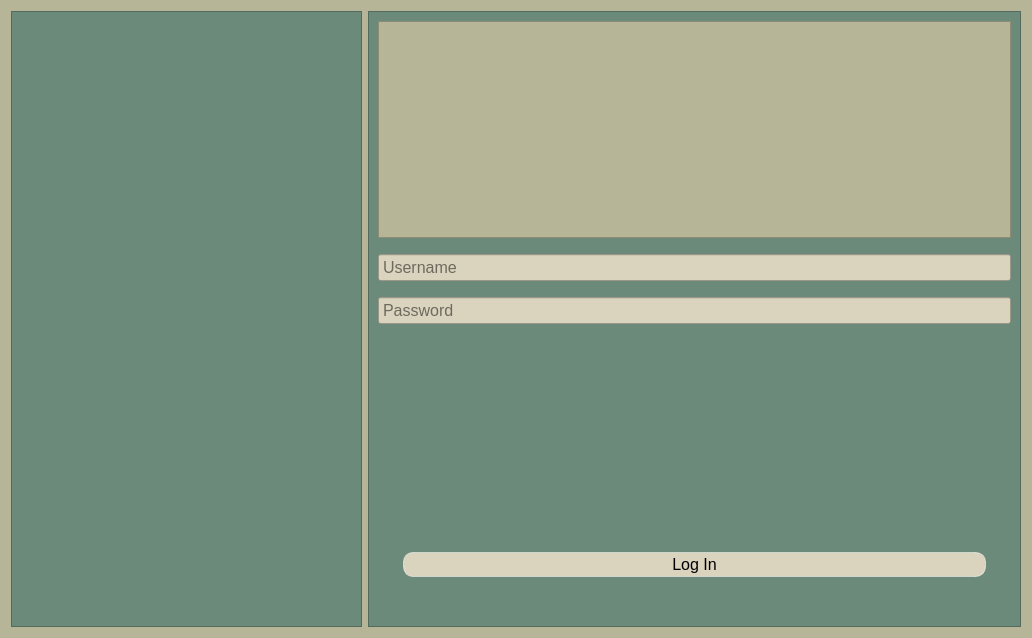
<?xml version="1.0" encoding="UTF-8"?>
<ui version="4.0">
 <class>LoginPage</class>
 <widget class="QWidget" name="LoginPage">
  <property name="geometry">
   <rect>
    <x>0</x>
    <y>0</y>
    <width>1032</width>
    <height>638</height>
   </rect>
  </property>
  <property name="maximumSize">
   <size>
    <width>1032</width>
    <height>638</height>
   </size>
  </property>
  <property name="windowTitle">
   <string>Log In</string>
  </property>
  <property name="styleSheet">
   <string notr="true">QWidget{
 background-color: rgb(183, 181, 151);
}</string>
  </property>
  <layout class="QHBoxLayout" name="horizontalLayout">
   <item>
    <widget class="QFrame" name="frame_2">
     <property name="maximumSize">
      <size>
       <width>635</width>
       <height>616</height>
      </size>
     </property>
     <property name="styleSheet">
      <string notr="true">QFrame{
background-color: rgb(107, 138, 122)
}</string>
     </property>
     <property name="frameShape">
      <enum>QFrame::StyledPanel</enum>
     </property>
     <property name="frameShadow">
      <enum>QFrame::Raised</enum>
     </property>
     <layout class="QGridLayout" name="gridLayout">
      <item row="0" column="0">
       <widget class="QLabel" name="label">
        <property name="text">
         <string/>
        </property>
        <property name="pixmap">
         <pixmap>images/technicianBackground.png</pixmap>
        </property>
        <property name="scaledContents">
         <bool>true</bool>
        </property>
       </widget>
      </item>
     </layout>
    </widget>
   </item>
   <item>
    <widget class="QFrame" name="frame">
     <property name="maximumSize">
      <size>
       <width>653</width>
       <height>616</height>
      </size>
     </property>
     <property name="styleSheet">
      <string notr="true">QFrame{
background-color: rgb(107, 138, 122)
}</string>
     </property>
     <property name="frameShape">
      <enum>QFrame::StyledPanel</enum>
     </property>
     <property name="frameShadow">
      <enum>QFrame::Raised</enum>
     </property>
     <layout class="QVBoxLayout" name="verticalLayout">
      <item>
       <widget class="QFrame" name="frame_3">
        <property name="maximumSize">
         <size>
          <width>16777215</width>
          <height>350</height>
         </size>
        </property>
        <property name="styleSheet">
         <string notr="true">QFrame{
 background-color: rgb(183, 181, 151);
}</string>
        </property>
        <property name="frameShape">
         <enum>QFrame::StyledPanel</enum>
        </property>
        <property name="frameShadow">
         <enum>QFrame::Raised</enum>
        </property>
        <layout class="QGridLayout" name="gridLayout_2">
         <item row="0" column="0">
          <widget class="QLabel" name="label_2">
           <property name="text">
            <string/>
           </property>
           <property name="pixmap">
            <pixmap>images/ptt-logo.png</pixmap>
           </property>
           <property name="scaledContents">
            <bool>true</bool>
           </property>
          </widget>
         </item>
        </layout>
       </widget>
      </item>
      <item>
       <spacer name="verticalSpacer_2">
        <property name="orientation">
         <enum>Qt::Vertical</enum>
        </property>
        <property name="sizeType">
         <enum>QSizePolicy::Maximum</enum>
        </property>
        <property name="sizeHint" stdset="0">
         <size>
          <width>10</width>
          <height>10</height>
         </size>
        </property>
       </spacer>
      </item>
      <item>
       <widget class="QLineEdit" name="username">
        <property name="styleSheet">
         <string notr="true">QLineEdit{
background-color: rgb(218, 211, 190);
color: black;


font-size: 16px;
padding:2px;
text-align: center;


}

QLineEdit:hover {
background-color: rgba(255, 255, 255, 0.3);
}

</string>
        </property>
        <property name="maxLength">
         <number>20</number>
        </property>
        <property name="placeholderText">
         <string>Username</string>
        </property>
        <property name="clearButtonEnabled">
         <bool>true</bool>
        </property>
       </widget>
      </item>
      <item>
       <spacer name="verticalSpacer">
        <property name="orientation">
         <enum>Qt::Vertical</enum>
        </property>
        <property name="sizeType">
         <enum>QSizePolicy::Maximum</enum>
        </property>
        <property name="sizeHint" stdset="0">
         <size>
          <width>10</width>
          <height>10</height>
         </size>
        </property>
       </spacer>
      </item>
      <item>
       <widget class="QLineEdit" name="password">
        <property name="maximumSize">
         <size>
          <width>1111</width>
          <height>16777215</height>
         </size>
        </property>
        <property name="styleSheet">
         <string notr="true">QLineEdit{
background-color: rgb(218, 211, 190);
color: black;


font-size: 16px;
padding:2px;
text-align: center;


}

QLineEdit:hover {
background-color: rgba(255, 255, 255, 0.3);
}

QLineEdit:pressed {
background-color: rgba(255, 255, 255, 0.1);
}
</string>
        </property>
        <property name="maxLength">
         <number>20</number>
        </property>
        <property name="echoMode">
         <enum>QLineEdit::Password</enum>
        </property>
        <property name="placeholderText">
         <string>Password</string>
        </property>
        <property name="clearButtonEnabled">
         <bool>true</bool>
        </property>
       </widget>
      </item>
      <item>
       <widget class="QLabel" name="notification">
        <property name="text">
         <string/>
        </property>
       </widget>
      </item>
      <item>
       <widget class="QPushButton" name="login">
        <property name="styleSheet">
         <string notr="true">QPushButton{
background-color: rgb(218, 211, 190);
color: black;
border: 1px solid rgba(255, 255, 255, 0.5);
border-radius: 10px;
font-size: 16px;
padding:2px;
text-align: center;
margin-left: 25px;
margin-right:25px;
}

QPushButton:hover {
background-color: rgba(255, 255, 255, 0.3);
}

QPushButton:pressed {
background-color: rgba(255, 255, 255, 0.1);
}
</string>
        </property>
        <property name="text">
         <string>Log In</string>
        </property>
       </widget>
      </item>
      <item>
       <spacer name="verticalSpacer_3">
        <property name="orientation">
         <enum>Qt::Vertical</enum>
        </property>
        <property name="sizeType">
         <enum>QSizePolicy::Maximum</enum>
        </property>
        <property name="sizeHint" stdset="0">
         <size>
          <width>20</width>
          <height>40</height>
         </size>
        </property>
       </spacer>
      </item>
     </layout>
    </widget>
   </item>
  </layout>
 </widget>
 <resources/>
 <connections/>
</ui>
